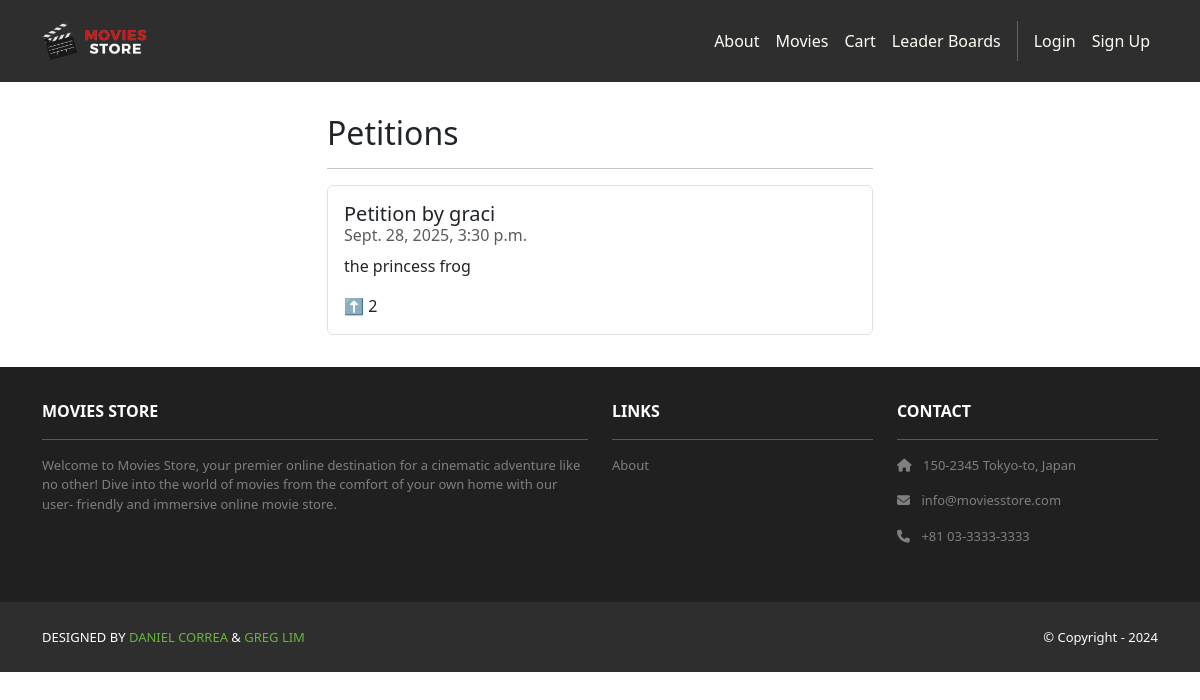
Screenshot of /petitions/ with the database file from the repository.
### petitions/models.py (models this page shows, shortened)
class Petition(models.Model):
    id = models.AutoField(primary_key=True)
    comment = models.CharField(max_length=255)
    date = models.DateTimeField(auto_now_add=True)
    user = models.ForeignKey(User, on_delete=models.CASCADE)
    upvotes = models.ManyToManyField(User, related_name="upvoted_petitions", blank=True)

### petitions/views.py (the view)
# urls.py: path('', views.index, name='cart.index'),
def index(request):
    petitions = Petition.objects.all().order_by('-date')
    template_data = {}
    template_data['petitions'] = petitions
    return render(request, 'petitions/index.html', {'template_data': template_data})

### petitions/templates/petitions/index.html (shortened to what this page needs)
{% extends 'base.html' %}
{% block content %}
{% load static %}
<div class="p-3">
    <div class="container">
        <div class="row mt-3">
            <div class="col-md-6 mx-auto mb-3">
                <h2>Petitions</h2>
                <hr />
                <ul class="list-group">
                    {% for petition in template_data.petitions %}
                    <li class="list-group-item pb-3 pt-3">
                        <h5 class="card-title">
                            Petition by {{ petition.user.username }}
                        </h5>
                        <h6 class="card-subtitle mb-2 text-muted"> {{ petition.date }}
                        </h6>
                        <p class="card-text">{{ petition.comment }}</p>
                        <p class="card-text">⬆️ {{ petition.upvotes.count }}</p>
                    </li>
                    {% endfor %}
                </ul>
            </div>
        </div>
    </div>
</div>
{% endblock content %}

### rows the page displays
Petition: user.username "graci", date "Sept. 28, 2025, 3:30 p.m.", comment "the princess frog", upvotes.count "2"
